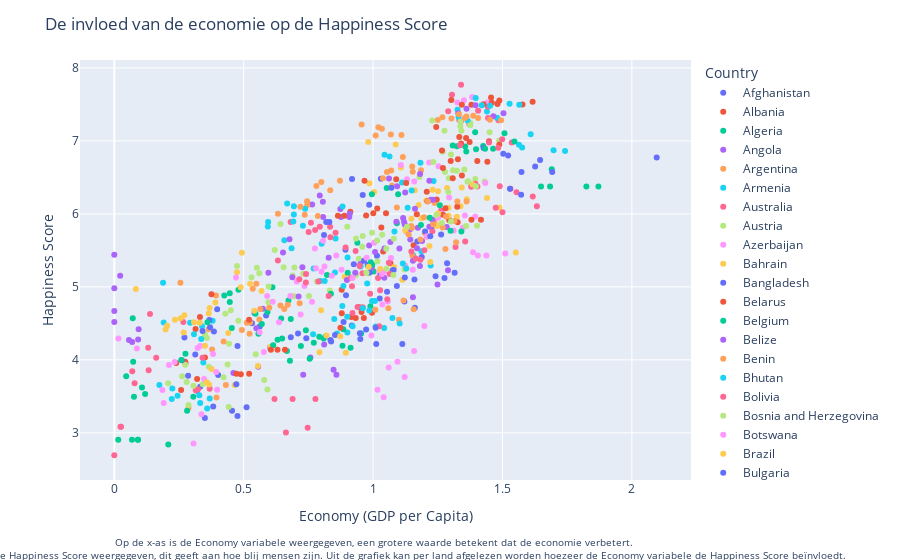

The notebook cell saved with this chart:
### Markdown cell above
### Invloed van gezondheid en economie op de Happiness Score

De economie kan een groot invloed hebben op de Happiness Score van landen. In de onderstaande grafiek kunnen we per land zien hoe de evolutie van de economie is, en hoe dit de Happiness Score van het land beïnvloedt. Er valt een interessant patroon op te merken, over het algemeen lijken de punten op de grafiek een opwaartse trent te hebben naarmate de economie van een land verbetert. Dit kan erop wijzen dat als de economie van een land verbetert, dat de Happiness Score van het land ook verbetert.

### Code cell
import pandas as pd
import plotly.express as px
import plotly.graph_objects as go
import seaborn as sns
import matplotlib.pyplot as plt

df = pd.read_csv('cleaned_data.csv').drop(columns=['Unnamed: 0'])

fig = px.scatter(
    df, x='Economy (GDP per Capita)', y='Happiness Score', color='Country'
    )

fig.update_layout(
    title="De invloed van de economie op de Happiness Score",
    xaxis_title="Economy (GDP per Capita)",
    yaxis_title="Happiness Score",
    annotations=[dict(
        x=0.5,
        y=-0.2,
        showarrow=False,
        text="Op de x-as is de Economy variabele weergegeven, een grotere waarde betekent dat de economie verbetert.\
        <br> Op de y-as is de Happiness Score weergegeven, dit geeft aan hoe blij mensen zijn. Uit de grafiek kan per land afgelezen worden hoezeer de Economy variabele de Happiness Score beïnvloedt.",
        xref="paper",
        yref="paper",
        font=dict(size=10)
        )
    ]
)

fig.show()
